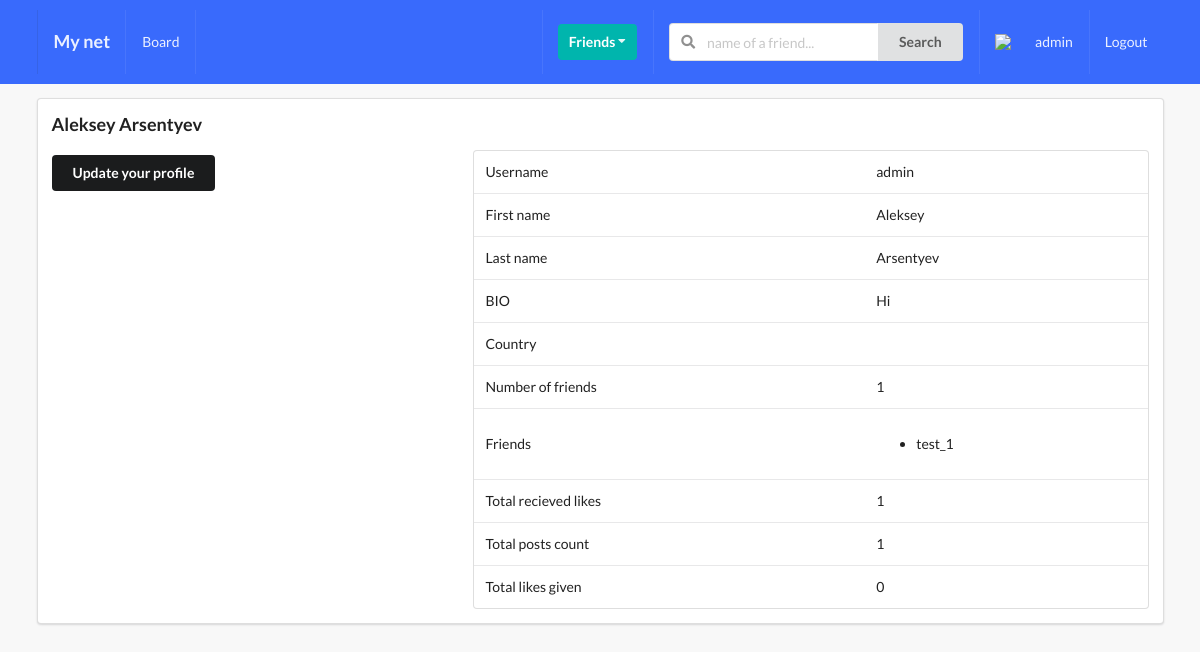
The page /profile/my_profile/ (signed in) on the database as committed earlier.
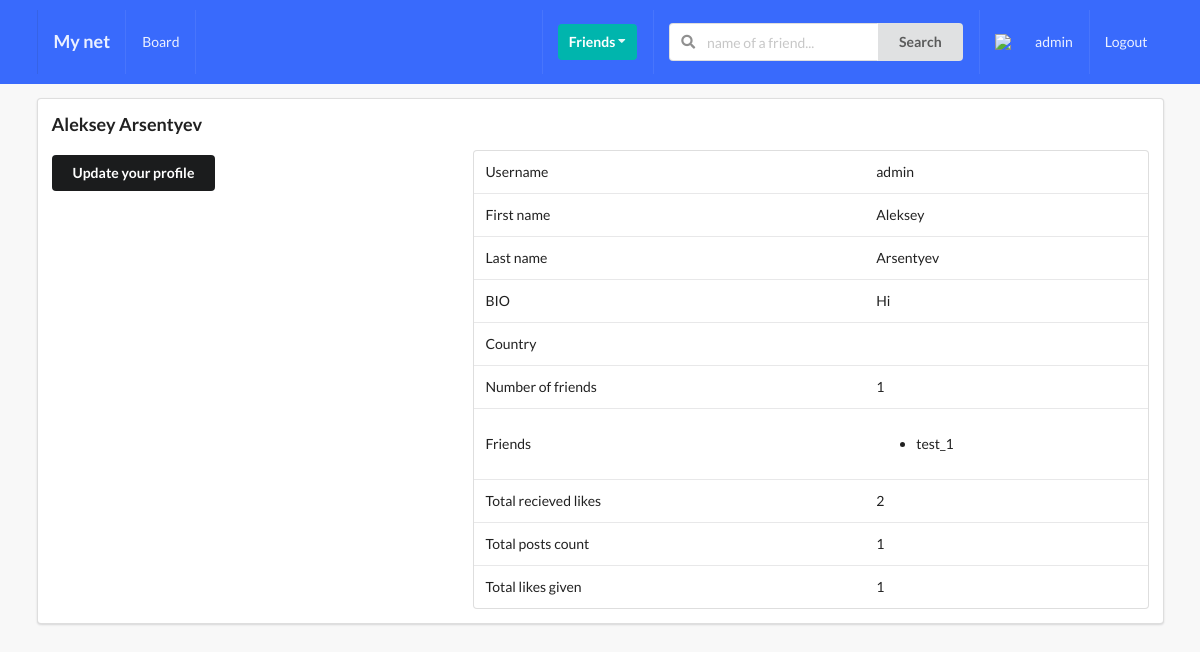
The same page on the database as committed later.
### profile_app/models.py (models this page shows, shortened)
class Profile(models.Model):
    first_name = models.CharField(max_length=200, blank=True)
    last_name = models.CharField(max_length=200, blank=True)
    user = models.OneToOneField(User, on_delete=models.CASCADE)
    bio = models.TextField(default="No bio...", max_length=300)
    email = models.EmailField()
    country = models.CharField(max_length=200, blank=True)
    avatar = models.ImageField(default='avatar.jpg', upload_to='avatars/')
    friends = models.ManyToManyField(User, blank=True, default=None, null=True, related_name='friends')
    slug = models.SlugField(unique=True, blank=True)
    updated = models.DateTimeField(auto_now=True)
    created = models.DateTimeField(auto_now_add=True)
    objects = ProfileManager()
    def get_friends(self):
        return self.friends.all()
    def get_friends_count(self):
        return self.friends.all().count()
    def get_posts_count(self):
        return self.posts.all().count()
    def get_like_given_count(self):
        likes = self.likes_user.all()
        total_like = 0
        for item in likes:
            if item.value == 'Like':
                total_like += 1
        return total_like
    def get_received_like_count(self):
        posts = self.posts.all()
        total_like = 0
        for post in posts:
            total_like += post.likes_post.count()
        return total_like

### post_app/models.py (models this page shows, shortened)
class Post(models.Model):
    content = models.TextField()
    image = models.ImageField(
        upload_to='posts', validators=[FileExtensionValidator(['png', 'jpg', 'jpeg'])], blank=True
    )
    liked = models.ManyToManyField(Profile, related_name='likes', blank=True)
    updated = models.DateTimeField(auto_now=True)
    created = models.DateTimeField(auto_now_add=True)
    author = models.ForeignKey(Profile, related_name='posts', on_delete=models.CASCADE)
    class Meta:
        ordering = ('-created', )

class Like(models.Model):
    user = models.ForeignKey(Profile, on_delete=models.CASCADE, related_name='likes_user')
    post = models.ForeignKey(Post, on_delete=models.CASCADE, related_name='likes_post')
    value = models.CharField(max_length=8, choices=LIKE_CHOICES)
    updated = models.DateTimeField(auto_now=True)
    created = models.DateTimeField(auto_now_add=True)

### profile_app/views.py (the view)
# urls.py: path('my_profile/', my_profile_view, name='my_profile'),
def my_profile_view(request):
    profile = Profile.objects.get(user=request.user)
    form = ProfileModelForm(request.POST or None, request.FILES or None, instance=profile)
    confirm = False
    if request.method == 'POST':
        if form.is_valid():
            form.save()
            confirm = True
    context = {
        'profile': profile,
        'form': form,
        'confirm': confirm,
    }
    return render(request, 'profile_app/my_profile.html', context=context)

### profile_app/forms.py
class ProfileModelForm(forms.ModelForm):
    class Meta:
        model = Profile
        fields = ('first_name', 'last_name', 'bio', 'avatar')

### profile_app/templates/profile_app/my_profile.html (shortened to what this page needs)
{% extends 'base.html' %}
{% block content %}
<div class="ui segment">
  <h3>{{profile.first_name}} {{profile.last_name}}</h3>
  <div class="ui grid">
    <div class="row">
      <div class="six wide column">
        <div class="row mt-5">
          <button class="ui secondary button" id="modal-btn">Update your profile</button>
        </div>
      </div>
      <div class="ten wide column">
        <table class="ui table">
          <tbody>
            <tr>
              <td>Username</td>
              <td>{{profile.user}}</td>
            </tr>
            <tr>
              <td>First name</td>
              <td>{{profile.first_name}}</td>
            </tr>
            <tr>
              <td>Last name</td>
              <td>{{profile.last_name}}</td>
            </tr>
            <tr>
              <td>BIO</td>
              <td>{{profile.bio}}</td>
            </tr>
            <tr>
              <td>Country</td>
              <td>{{profile.country}}</td>
            </tr>
            <tr>
              <td>Number of friends</td>
              <td>{{profile.get_friends_count}}</td>
            </tr>
            <tr>
              <td>Friends</td>
              <td>
                <ul>
                  {% for friend in profile.get_friends %}
                  <li>{{friend}}</li>
                  {% endfor %}
                </ul>
              </td>
            </tr>
            <tr>
              <td>Total recieved likes</td>
              <td>{{profile.get_received_like_count}}</td>
            </tr>
            <tr>
              <td>Total posts count</td>
              <td>{{profile.get_posts_count}}</td>
            </tr>
            <tr>
              <td>Total likes given</td>
              <td>{{profile.get_like_given_count}}</td>
            </tr>
          </tbody>
        </table>
      </div>
    </div>
  </div>
</div>
{% endblock content %}

### soc_net_app/templates/base.html (shortened to what this page needs)
{% load static %}
<!doctype html>
<html lang="en">
  <head>
    <link rel="stylesheet" type="text/css" href="{% static 'style.css' %}">
    <link rel="stylesheet" type='text/css' href="https://cdnjs.cloudflare.com/ajax/libs/semantic-ui/2.2.14/semantic.min.css">
  </head>
  <body>
    {% include 'main/navbar.html' %}
      <div class="ui container">
        {% block content %}
        {% endblock content %}
      </div>
  </body>
</html>

### soc_net_app/templates/main/navbar.html (shortened to what this page needs)
<div class="ui inverted menu nav mb-7">
  <div class="ui container">
    <a href="{{path_to_home}}" class="{% if request.path == path_to_home %}active{% endif %} item">
        <h3>My net</h3>
    </a>
    {% if request.user.is_authenticated %}
    <a href="{{path_to_posts}}" class="{% if request.path == path_to_posts %}active{% endif %} item">
        Board
    </a>
    {% endif %}
    <div class="right menu">
        {% if request.user.is_authenticated %}
        <div class="item">
            <div class="ui floating dropdown icon button teal"> Friends
                <i class="dropdown icon"></i>
             </div>
        </div>
             <div class="item">
              <form action="" method="GET">
                <div class="ui action left icon input">
                <input class="prompt" type="text" name='q' placeholder="name of a friend...">
                <button type='submit' class="ui button">Search</button>
                </div>
            </form>
            </div>
            <a href="{{path_to_my_profile}}" class="{% if request.path == path_to_my_profile %}active{% endif %} item">
                <img src={{picture.url}} class="ui avatar image">&nbsp;
                 {{ request.user }}
            </a>
            <a href="" class="ui item">
                Logout
            </a>
        {% else %}
        <a href="" class="ui item">
                Login
            </a>
        {% endif %}
    </div>
  </div>
</div>

### static/style.css (style rules this page uses)
body { background: #F8F8F8 !important; }
.nav { border-radius: 0px !important; padding: 10px 0px 10px 0px !important; background-color: #396afc !important; }
.mb-7 { margin-bottom: 7px !important; }
.mt-5 { margin-top: 5px !important; }

Rows that differ between the two databases and show on the page:
changed Profile "Aleksey": get_received_like_count "1" → "2"; get_like_given_count "0" → "1"
